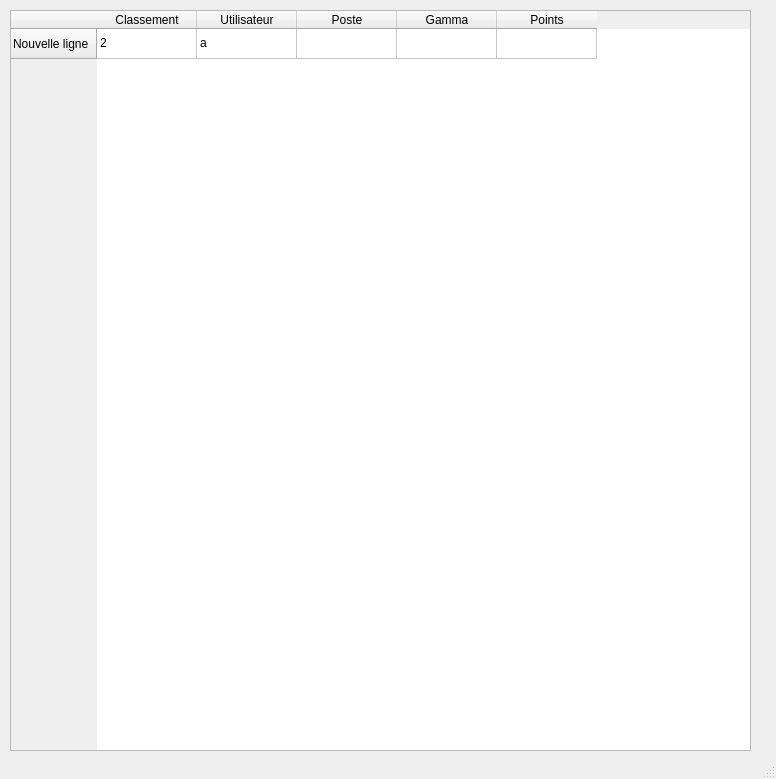
<?xml version="1.0" encoding="UTF-8"?>
<ui version="4.0">
 <class>MainWindow</class>
 <widget class="QMainWindow" name="MainWindow">
  <property name="geometry">
   <rect>
    <x>0</x>
    <y>0</y>
    <width>776</width>
    <height>779</height>
   </rect>
  </property>
  <property name="windowTitle">
   <string>MainWindow</string>
  </property>
  <widget class="QWidget" name="centralWidget">
   <widget class="QTableWidget" name="tableWidget">
    <property name="geometry">
     <rect>
      <x>10</x>
      <y>10</y>
      <width>741</width>
      <height>741</height>
     </rect>
    </property>
    <property name="sortingEnabled">
     <bool>true</bool>
    </property>
    <row>
     <property name="text">
      <string>Nouvelle ligne</string>
     </property>
    </row>
    <column>
     <property name="text">
      <string>Classement</string>
     </property>
    </column>
    <column>
     <property name="text">
      <string>Utilisateur</string>
     </property>
    </column>
    <column>
     <property name="text">
      <string>Poste</string>
     </property>
    </column>
    <column>
     <property name="text">
      <string>Gamma</string>
     </property>
    </column>
    <column>
     <property name="text">
      <string>Points</string>
     </property>
    </column>
    <item row="0" column="0">
     <property name="text">
      <string>2</string>
     </property>
     <property name="flags">
      <set>ItemIsSelectable|ItemIsEnabled</set>
     </property>
    </item>
    <item row="0" column="1">
     <property name="text">
      <string>a</string>
     </property>
     <property name="flags">
      <set>ItemIsSelectable|ItemIsEnabled</set>
     </property>
    </item>
    <item row="0" column="2">
     <property name="text">
      <string/>
     </property>
     <property name="flags">
      <set>ItemIsSelectable|ItemIsEnabled</set>
     </property>
    </item>
    <item row="0" column="3">
     <property name="text">
      <string/>
     </property>
     <property name="flags">
      <set>ItemIsSelectable|ItemIsEnabled</set>
     </property>
    </item>
    <item row="0" column="4">
     <property name="text">
      <string/>
     </property>
     <property name="flags">
      <set>ItemIsSelectable|ItemIsEnabled</set>
     </property>
    </item>
   </widget>
  </widget>
  <widget class="QStatusBar" name="statusBar"/>
 </widget>
 <layoutdefault spacing="6" margin="11"/>
 <resources/>
 <connections/>
</ui>
